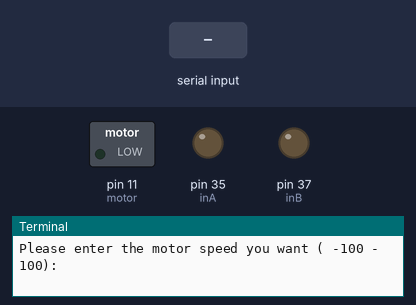
Bench run of a program on a simulated Raspberry Pi (header pin numbers). Shown: switched loads named in the program (green lamp = pin HIGH), output pins drawn as LEDs (lit = HIGH), the last lines printed to the terminal. The inputs (shaded band) are chosen by the test bench.

Above: at 1.2 s.
1.3 s: "5" typed at the terminal
At 2.5 s:
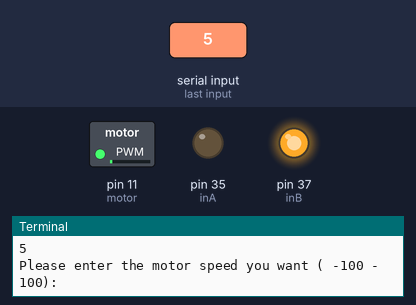
2.8 s: "90" typed at the terminal
At 3.9 s:
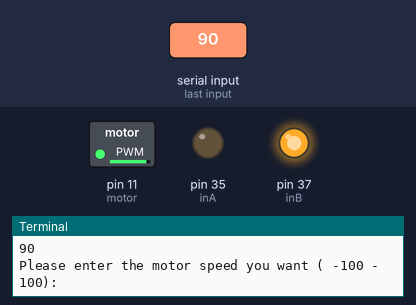
4.3 s: "0" typed at the terminal
At 5.0 s:
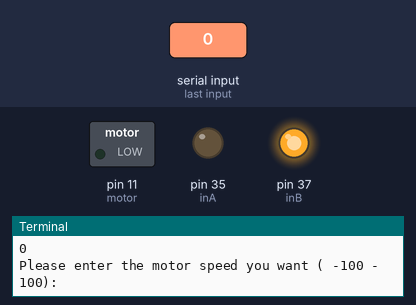
Timing chart, 0 to 7.3 s (numbered marks = the images above; inputs shaded):
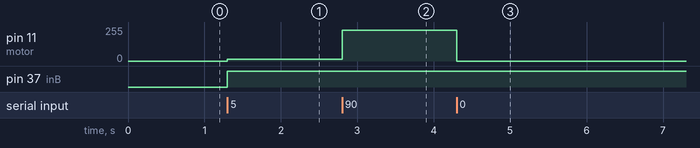

The program:

5A_Motor_Basics.py
```python
import RPi.GPIO as GPIO
import time

GPIO.setmode(GPIO.BOARD)

motor = 11
inA = 35
inB = 37

GPIO.setup(motor,GPIO.OUT, initial=GPIO.LOW)
GPIO.setup(inA,GPIO.OUT, initial = GPIO.LOW)
GPIO.setup(inB,GPIO.OUT, initial = GPIO.LOW)
motorEnable = GPIO.PWM(motor,50)


speed = 0
motorEnable.start(0)
try:
	while True:
		speed = int(raw_input("Please enter the motor speed you want ( -100 - 100): "))
		if speed >= -100 and speed <= 100:
			if speed >= 0:
				GPIO.output(inA, GPIO.LOW)
				GPIO.output(inB, GPIO.HIGH)
				motorEnable.ChangeDutyCycle(speed)
			else:
				GPIO.output(inA, GPIO.HIGH)
				GPIO.output(inB, GPIO.LOW)
				motorEnable.ChangeDutyCycle(abs(speed))

		else:
			print ("Try again")


except KeyboardInterrupt:
	pass

except ValueError:
	print ("That speed isn't possible :(")
GPIO.cleanup()
```

Measured:
- after the input at 1.3 s, pin 11 (motor): 0/255 → 13/255 at once; pin 37 (inB): LOW → HIGH at once
- after the input at 2.8 s, pin 11 (motor): 13/255 → 230/255 at once
- after the input at 4.3 s, pin 11 (motor): 230/255 → 0/255 at once
